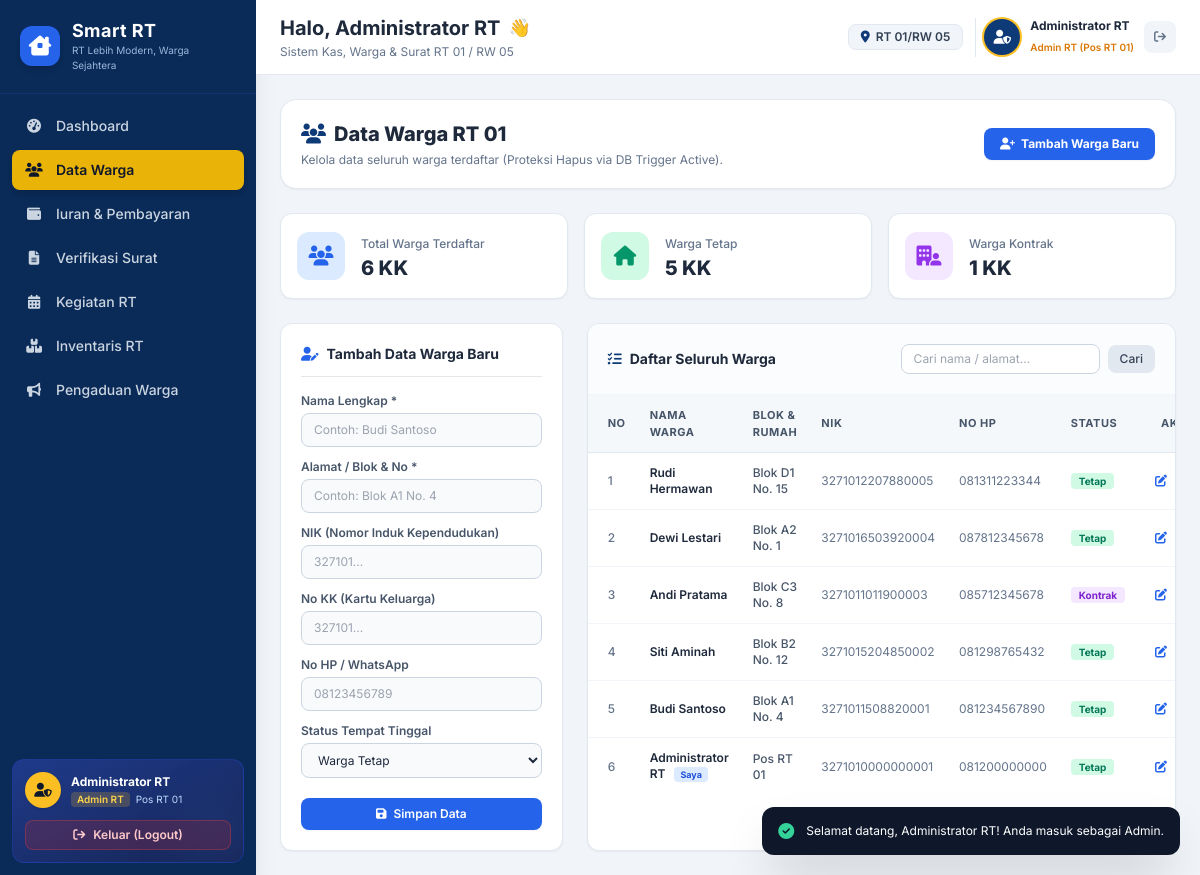
Page /warga.php (signed in) on the committed database.
### tables this page shows
CREATE TABLE IF NOT EXISTS `warga` (
    `id` INT AUTO_INCREMENT PRIMARY KEY,
    `nama` VARCHAR(100) NOT NULL,
    `email` VARCHAR(100) DEFAULT NULL UNIQUE,
    `password` VARCHAR(255) DEFAULT NULL,
    `level` VARCHAR(20) NOT NULL DEFAULT 'user',
    `blok_no` VARCHAR(50) NOT NULL,
    `nik` VARCHAR(20) DEFAULT NULL,
    `no_kk` VARCHAR(20) DEFAULT NULL,
    `no_hp` VARCHAR(20) DEFAULT NULL,
    `status_warga` ENUM('Tetap', 'Kontrak') DEFAULT 'Tetap',
    `created_at` TIMESTAMP DEFAULT CURRENT_TIMESTAMP
);

### warga.php (the view, shortened to what the rows shown need)
<?php
require_once __DIR__ . '/config/database.php';
$search = trim($_GET['search'] ?? '');
if (!empty($search)) {
    $stmtW = $pdo->prepare("SELECT * FROM warga WHERE nama LIKE ? OR blok_no LIKE ? OR nik LIKE ? ORDER BY id DESC");
    $stmtW->execute(["%$search%", "%$search%", "%$search%"]);
    $warga_list = $stmtW->fetchAll();
} else {
    $warga_list = $pdo->query("SELECT * FROM warga ORDER BY id DESC")->fetchAll();
}
require_once __DIR__ . '/includes/header.php';
?>
<div class="flex flex-col sm:flex-row items-start sm:items-center justify-between gap-4 bg-white p-5 rounded-2xl border border-slate-200 shadow-sm">
    <div>
        <h1 class="text-xl font-extrabold text-slate-800 flex items-center gap-2">
            <i class="fa-solid fa-users text-brand-blue"></i> <?= $isAdmin ? 'Data Warga RT 01' : 'Direktori Warga RT 01' ?>
        </h1>
    </div>
</div>
<div class="grid grid-cols-1 lg:grid-cols-3 gap-6">
    <div class="<?= $isAdmin ? 'lg:col-span-2' : 'lg:col-span-3' ?> bg-white rounded-xl shadow-sm border border-slate-200 overflow-hidden">
        <div class="overflow-x-auto">
            <table class="w-full text-left border-collapse">
                <thead>
                    <tr class="bg-slate-100/70 border-b border-slate-200 text-[11px] font-bold text-slate-600 uppercase tracking-wider">
                        <th class="p-3 pl-5">No</th>
                        <th class="p-3">Nama Warga</th>
                        <th class="p-3">Blok & Rumah</th>
                        <th class="p-3">NIK</th>
                        <th class="p-3">No HP</th>
                        <th class="p-3">Status</th>
                        <?php if ($isAdmin): ?>
                            <th class="p-3 pr-5 text-center">Aksi</th>
                        <?php endif; ?>
                    </tr>
                </thead>
                <tbody class="divide-y divide-slate-100 text-xs">
                    <?php if (empty($warga_list)): ?>
                        <tr>
                            <td colspan="<?= $isAdmin ? 7 : 6 ?>" class="p-6 text-center text-slate-400 italic">Data warga tidak ditemukan.</td>
                        </tr>
                    <?php else: ?>
                        <?php foreach ($warga_list as $idx => $w): ?>
                            <tr class="hover:bg-slate-50 transition border-b border-slate-100">
                                <td class="p-3 pl-5 text-slate-500 font-medium"><?= $idx + 1 ?></td>
                                <td class="p-3 font-semibold text-slate-800">
                                    <?= htmlspecialchars($w['nama']) ?>
                                    <?php if ($w['id'] == $user['id']): ?>
                                        <span class="ml-1.5 px-1.5 py-0.5 rounded text-[9px] bg-blue-100 text-blue-700 font-bold">Saya</span>
                                    <?php endif; ?>
                                </td>
                                <td class="p-3 text-slate-600 font-medium"><?= htmlspecialchars($w['blok_no']) ?></td>
                                <td class="p-3 text-slate-500">
                                    <?php
                                        if (!$isAdmin && !empty($w['nik']) && $w['id'] != $user['id']) {
                                            echo substr($w['nik'], 0, 6) . '******' . substr($w['nik'], -4);
                                        } else {
                                            echo htmlspecialchars($w['nik'] ?: '-');
                                        }
                                    ?>
                                </td>
                                <td class="p-3 text-slate-500"><?= htmlspecialchars($w['no_hp'] ?: '-') ?></td>
                                <td class="p-3">
                                    <span class="px-2 py-0.5 rounded text-[10px] font-bold <?= $w['status_warga'] === 'Tetap' ? 'bg-emerald-100 text-emerald-700' : 'bg-purple-100 text-purple-700' ?>">
                                        <?= htmlspecialchars($w['status_warga']) ?>
                                    </span>
                                </td>
                                <?php if ($isAdmin): ?>
                                <td class="p-3 pr-5 text-center">
                                    <div class="flex items-center justify-center gap-1.5">
                                        <a href="warga.php?edit_id=<?= $w['id'] ?>#formWarga" class="p-1.5 text-blue-600 hover:bg-blue-50 rounded transition" title="Edit">
                                            <i class="fa-solid fa-pen-to-square"></i>
                                        </a>
                                    </div>
                                </td>
                                <?php endif; ?>
                            </tr>
                        <?php endforeach; ?>
                    <?php endif; ?>
                </tbody>
        </div>
    </div>
</div>
<?php require_once __DIR__ . '/includes/footer.php'; ?>

### includes/header.php (shortened to what the rows shown need)
<?php
require_once __DIR__ . '/auth.php';
$user = current_user();
$isAdmin = is_admin();
$userRoleName = $isAdmin ? 'Admin RT' : 'Warga';
?>
<!DOCTYPE html>
<html lang="id">
<head>
    <script src="https://cdn.tailwindcss.com"></script>
    <link rel="stylesheet" href="https://cdnjs.cloudflare.com/ajax/libs/font-awesome/6.4.0/css/all.min.css">
</head>
<body class="bg-slate-100 font-sans text-slate-800 antialiased min-h-screen flex flex-col md:flex-row">
    <aside class="hidden md:flex w-64 bg-brand-dark text-white flex-shrink-0 flex-col justify-between shadow-xl min-h-screen sticky top-0 h-screen overflow-y-auto">
        <div>
            <a href="index.php" class="p-5 flex items-center gap-3 border-b border-blue-900/50 hover:bg-blue-900/30 transition">
                <div>
                    <h1 class="font-bold text-lg leading-tight tracking-wide">Smart RT</h1>
                </div>
            </a>
        </div>
        <div class="p-3 m-3 bg-gradient-to-br from-blue-900 to-blue-950 rounded-xl border border-blue-800/60 relative overflow-hidden">
            <div class="relative z-10 space-y-3">
                <div class="flex items-center gap-2.5">
                    <div class="min-w-0 flex-1">
                        <span class="font-bold text-xs text-white block truncate"><?= htmlspecialchars($user['nama'] ?? 'Pengguna') ?></span>
                        <div class="flex items-center gap-1.5 mt-0.5">
                            <span class="text-[10px] px-1.5 py-0.2 rounded font-semibold <?= $isAdmin ? 'bg-amber-400/20 text-amber-300' : 'bg-emerald-400/20 text-emerald-300' ?>">
                                <?= $userRoleName ?>
                            </span>
                            <?php if (!empty($user['blok_no'])): ?>
                                <span class="text-[10px] text-blue-200 truncate"><?= htmlspecialchars($user['blok_no']) ?></span>
                            <?php endif; ?>
                        </div>
                    </div>
                </div>
            </div>
        </div>
    </aside>
    <main class="flex-1 flex flex-col min-w-0 overflow-y-auto">
        <header class="bg-white border-b border-slate-200 px-4 sm:px-6 py-3.5 flex flex-wrap items-center justify-between gap-3 sticky top-0 z-20 shadow-xs">
            <div>
                <h2 class="text-lg sm:text-xl font-bold text-slate-800 flex items-center gap-2">
                    Halo, <?= htmlspecialchars($user['nama'] ?? 'Warga') ?> <span class="text-lg">👋</span>
                </h2>
                <p class="text-[11px] sm:text-xs text-slate-500 mt-0.5">Sistem Kas, Warga & Surat RT 01 / RW 05</p>
            </div>
            <div class="flex items-center gap-2 sm:gap-3">
                <div class="flex items-center gap-2.5 pl-2 border-l border-slate-200">
                    <div class="hidden sm:block text-left">
                        <span class="block text-xs font-bold text-slate-800 leading-tight"><?= htmlspecialchars($user['nama'] ?? 'Pengguna') ?></span>
                        <span class="text-[10px] font-semibold <?= $isAdmin ? 'text-amber-600' : 'text-emerald-600' ?>">
                            <?= $userRoleName ?> (<?= htmlspecialchars($user['blok_no'] ?? '-') ?>)
                        </span>
                    </div>
                </div>
            </div>
        </header>
        <div class="p-3 sm:p-6 pb-24 md:pb-6 space-y-4 sm:space-y-6">

### rows in the picture
warga: nama "Administrator RT", blok_no "Pos RT 01", shows "Saya", nik "3271010000000001", no_hp "081200000000", status_warga "Tetap"
warga: nama "Rudi Hermawan", blok_no "Blok D1 No. 15", nik "3271012207880005", no_hp "081311223344", status_warga "Tetap"
warga: nama "Dewi Lestari", blok_no "Blok A2 No. 1", nik "3271016503920004", no_hp "087812345678", status_warga "Tetap"
warga: nama "Andi Pratama", blok_no "Blok C3 No. 8", nik "3271011011900003", no_hp "085712345678", status_warga "Kontrak"
warga: nama "Siti Aminah", blok_no "Blok B2 No. 12", nik "3271015204850002", no_hp "081298765432", status_warga "Tetap"
warga: nama "Budi Santoso", blok_no "Blok A1 No. 4", nik "3271011508820001", no_hp "081234567890", status_warga "Tetap"

### other values in the picture
$userRoleName "Admin RT"
$total_warga "6"
$warga_tetap "5"
$warga_kontrak "1"
